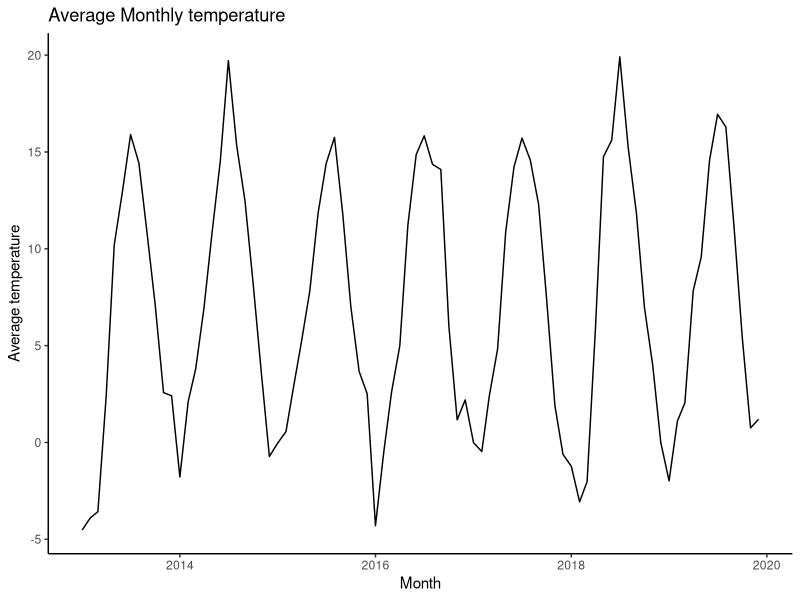
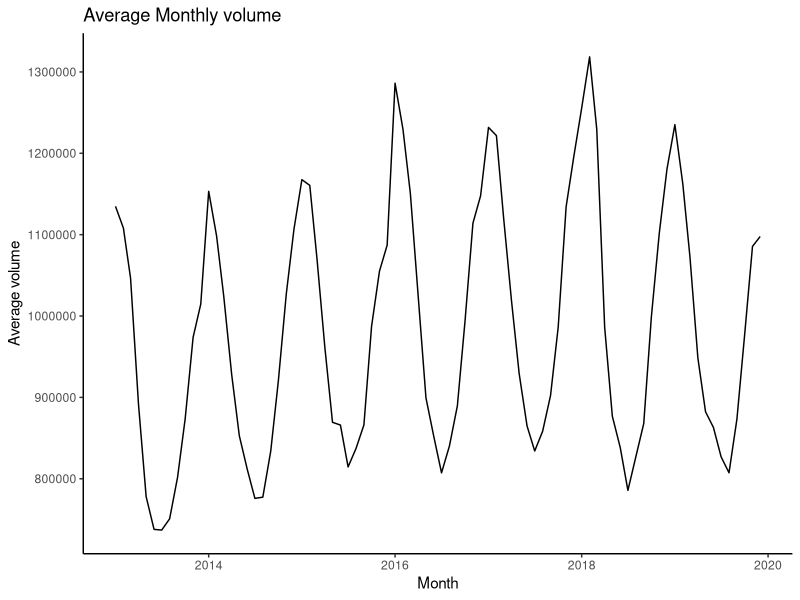
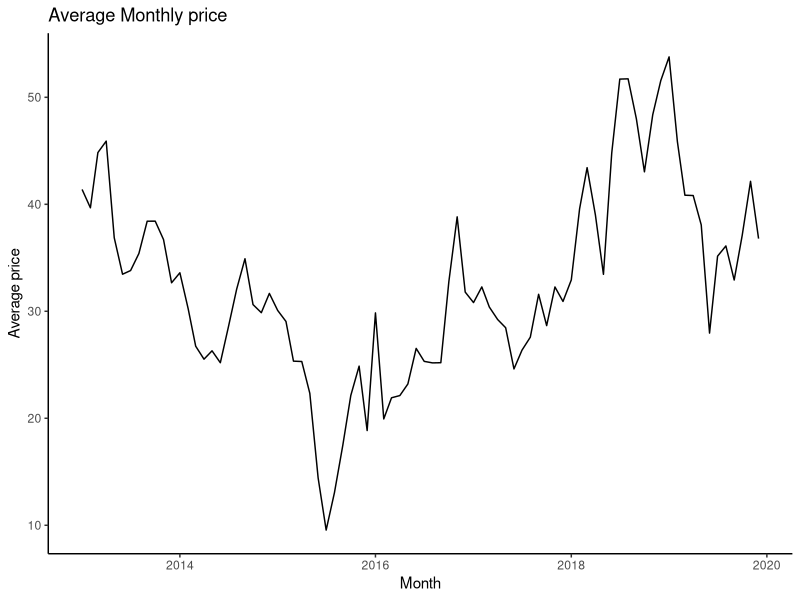

The R script that drew these images, in order:
## ---- chunk 1
# Loading required packages.
library(tidyverse)  # loads ggplot2, dplyr, readr
library(lubridate)  # for date/time manipulation

## ---- chunk 2
# Loading in the data
df <- read_csv("elmarket_13_19.csv")
## ---- chunk 3
# Creating a function that plots the average monthly data of a specified variable.
plot_avg_monthly <- function(data, variable) {
  
  # Check if the specified variable is valid
  if (variable %in% names(data)) {
    
    # Extract year and month, calculate the average per month
    avg_data <- data %>%
      mutate(year_month = floor_date(date, "month")) %>%
      group_by(year_month) %>%
      summarise(avg_var = mean(get(variable), na.rm = TRUE))
    
    # Plot
    p <- ggplot(avg_data, aes(x = year_month, y = avg_var)) +
      geom_line() +
      labs(y = paste("Average", variable),
           x = "Month",
           title = paste("Average Monthly", variable)) +
      theme_classic()
    return(p)
    
  # If the specified variable is invalid  
  } else {
    stop("Invalid variable name. Choose a variable present in the data frame.")
  }
}

# List of variables that we want to visualize monthly data
variable_list <- c("volume", "temperature", "price", "wind_production")

# Initialized list to store the plot objects
plot_list <- list()

# Looping through the variable list and applying the plot function for each variable
for (i in variable_list) {
  p <- plot_avg_monthly(data = df, variable = i)  # calling the monthly plot function
  plot_list[[i]] <- p                             # storing the plot in a list making it accessible later                 
}
## ---- chunk 4
# Plot monthly average temperature
plot_list$temperature
## ---- chunk 5
# Plot monthly average volume
plot_list$volume
## ---- chunk 6
# Plot monthly average price
plot_list$price
## ---- chunk 7
# Plot monthly average wind production
plot_list$wind_production. 
